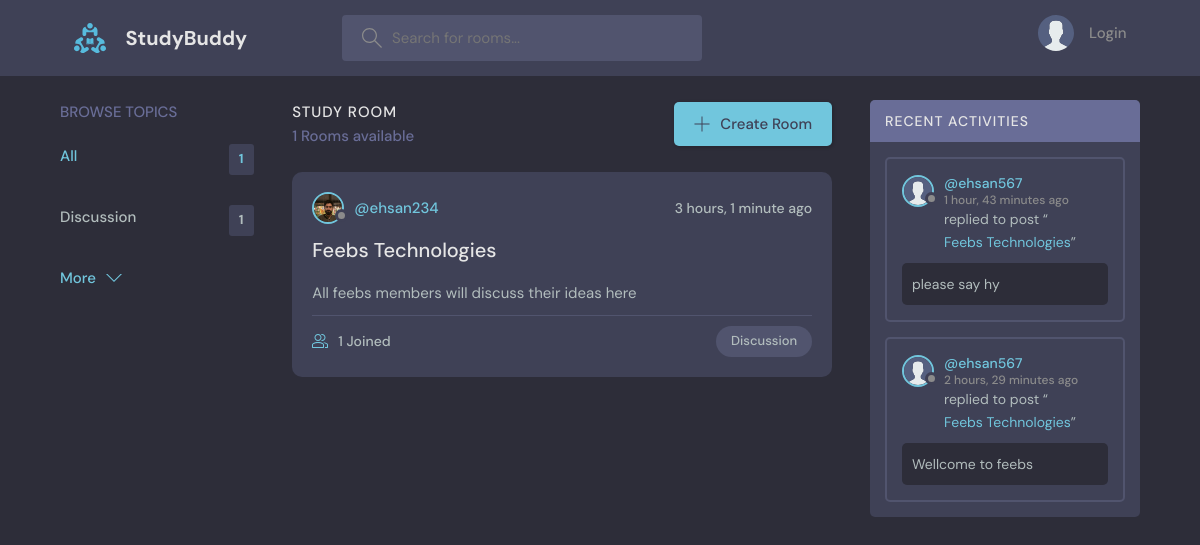
The page / on the database its author committed.
### base/models.py (models this page shows, shortened)
class Topic(models.Model):
    name = models.CharField(max_length=200)

class Room(models.Model):
    topic = models.ForeignKey(Topic, on_delete=models.SET_NULL, null=True)
    host = models.ForeignKey(User, on_delete=models.SET_NULL, null=True)
    name = models.CharField(max_length=200)
    description = models.TextField(null=True, blank=True)
    participants = models.ManyToManyField(User, related_name='participants', blank=True)
    updated = models.DateTimeField(auto_now=True)
    created = models.DateTimeField(auto_now_add=True)
    class Meta:
        ordering = ['-updated', '-created']

class User(AbstractUser):
    name = models.CharField(max_length=200, null=True)
    email = models.EmailField(unique=True, null=True)
    bio = models.TextField(null=True)
    avatar = models.ImageField(null=True, default="avatar.svg")
    USERNAME_FIELD = 'email'
    REQUIRED_FIELDS = []

class Message(models.Model):
    user = models.ForeignKey(User, on_delete=models.CASCADE)
    room = models.ForeignKey(Room, on_delete=models.CASCADE)
    body = models.TextField()
    updated = models.DateTimeField(auto_now=True)
    created = models.DateTimeField(auto_now_add=True)
    class Meta:
        ordering = ['-updated', '-created']

### base/views.py (the view)
# urls.py: path('', views.home, name='home'),
def home(request):
    q = request.GET.get('q') if request.GET.get('q') != None else ''
    rooms = Room.objects.filter(
        Q(topic__name__icontains=q) |
        Q(name__icontains=q) |
        Q(description__icontains=q)
    )
    rooms_count = rooms.count()
    topics = Topic.objects.all()
    room_messages = Message.objects.filter(Q(room__topic__name__icontains=q))
    context = {'rooms': rooms, 'topics': topics, 'rooms_count': rooms_count, 'room_messages': room_messages}
    return render(request, 'base/home.html', context)

### base/templates/base/home.html (shortened to what this page needs)
{% extends 'main.html'%}
{% block content %}
    <main class="layout layout--3">
      <div class="container">
         {% include 'base/topics_component.html' %}
        <div class="roomList">
          <div class="roomList__header">
            <div>
              <h2>Study Room</h2>
              <p>{{ rooms_count }} Rooms available</p>
            </div>
            <a class="btn btn--main" href="{% url 'create-room' %}">
              <svg version="1.1" xmlns="http://www.w3.org/2000/svg" width="32" height="32" viewBox="0 0 32 32">
                <title>add</title>
                <path
                  d="M16.943 0.943h-1.885v14.115h-14.115v1.885h14.115v14.115h1.885v-14.115h14.115v-1.885h-14.115v-14.115z"
                ></path>
              </svg>
              Create Room
            </a>
          </div>
          {% include 'base/feed_component.html' %}
        </div>
         {% include 'base/activity_component.html' %}
      </div>
    </main>
  {% endblock content %}

### base/templates/base/topics_component.html
         <div class="topics">
          <div class="topics__header">
            <h2>Browse Topics</h2>
          </div>
          <ul class="topics__list">
            <li>
              <a href="{% url 'home' %}" class="active">All <span>{{topics.count}}</span></a>
            </li>
            {% for topic in topics %}
            <li>
              <a href="{% url 'home' %}?q={{topic.name}}">{{topic.name}} <span>{{topic.room_set.count}}</span></a>
            </li>
            {% endfor %}
          </ul>
          <a class="btn btn--link" href="{% url 'topics' %}">
            More
            <svg version="1.1" xmlns="http://www.w3.org/2000/svg" width="32" height="32" viewBox="0 0 32 32">
              <title>chevron-down</title>
              <path d="M16 21l-13-13h-3l16 16 16-16h-3l-13 13z"></path>
            </svg>
          </a>
        </div>

### base/templates/base/feed_component.html (shortened to what this page needs)
  {% for room in rooms  %}
 <div class="roomListRoom">
            <div class="roomListRoom__header">
              <a href="{% url 'user-profile' room.host.id %}" class="roomListRoom__author">
                <div class="avatar avatar--small">
                  <img src="{{room.host.avatar.url}}" />
                </div>
                <span>@{{room.host.username}}</span>
              </a>
              <div class="roomListRoom__actions">
                <span>{{room.created|timesince}} ago</span>
              </div>
            </div>
            <div class="roomListRoom__content">
              <a href="{% url 'room' room.id %}">{{room.name}}</a>
              <p>
                {{room.description}}
              </p>
            </div>
            <div class="roomListRoom__meta">
              <a href="{% url 'room' room.id %}" class="roomListRoom__joined">
                {{room.participants.all.count}} Joined
              </a>
              <p class="roomListRoom__topic">{{room.topic.name}}</p>
            </div>
          </div>
   {% endfor %}

### base/templates/base/activity_component.html (shortened to what this page needs)
<div class="activities">
  <div class="activities__header">
    <h2>Recent Activities</h2>
  </div>
  {% for message in room_messages %}
  <div class="activities__box">
    <div class="activities__boxHeader roomListRoom__header">
      <a href="{% url 'user-profile' message.user.id %}" class="roomListRoom__author">
        <div class="avatar avatar--small">
          <img src="{{ message.user.avatar.url }}" />
        </div>
        <p>
          @{{ message.user.username }} <br>
          <span>{{ message.created|timesince }} ago</span>
        </p>
      </a>
    </div>
    <div class="activities__boxContent">
      <p>
        replied to post
        “<a href="{% url 'room' message.room.id %}">
          {{ message.room.name }}
        </a>”
      </p>
      <div class="activities__boxRoomContent">
        {{ message.body }}
      </div>
    </div>
  </div>
  {% empty %}
    <p>No recent activity found.</p>
  {% endfor %}
</div>

### rows shown on the page
Topic: name "Discussion", room_set.count "1"
Room: host.avatar (picture), host.username "ehsan234", created "3 hours, 1 minute", name "Feebs Technologies", description "All feebs members will discuss their ideas here", participants.all.count "1", topic.name "Discussion"
Message: user.avatar (placeholder picture), user.username "ehsan567", created "1 hour, 43 minutes", room.name "Feebs Technologies", body "please say hy"
Message: user.avatar (placeholder picture), user.username "ehsan567", created "2 hours, 29 minutes", room.name "Feebs Technologies", body "Wellcome to feebs"

### other values the page prints
{{ topics.count }} "1"
{{ rooms_count }} "1"
